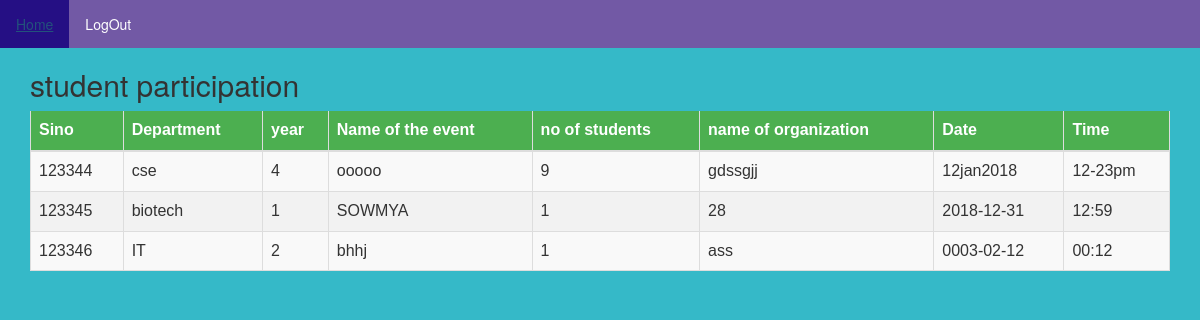
The page /stuview.php on the database its author committed.
### tables this page shows
CREATE TABLE `stu` (
  `stuid` int(100) NOT NULL,
  `department` varchar(100) NOT NULL,
  `year` int(100) NOT NULL,
  `name of the event` varchar(100) NOT NULL,
  `number of student` int(100) NOT NULL,
  `name of organization` varchar(100) NOT NULL,
  `date` varchar(100) NOT NULL,
  `time` varchar(100) NOT NULL
);

### stuview.php (the view, shortened to what this page needs)
<html lang="en">
<head>
  <link rel="stylesheet" href="https://maxcdn.bootstrapcdn.com/bootstrap/3.3.7/css/bootstrap.min.css">
 </head>
 <body>
<ul>
<li><a href="AllViewedit.html">Home</a></li>
<li><a href="logout.php">LogOut</a></li>
</ul>
<div class="container">
  <h2>student participation</h2>
  <table class="table table-striped">
    <thead>
      <tr>
        <th>Sino</th>
        <th>Department</th>
	<th>year</th>
        <th>Name of the event</th>
        <th>no of students</th>
	<th>name of organization</th>
	<th>Date</th>
	<th>Time</th>
      </tr>
    </thead>
    <tbody>
      <tr>
<?php
 include 'db1.php';
$r=mysqli_query($c,"select * from stu");
while ($row=mysqli_fetch_row($r))
{
echo "<td>".$row[0]."</td>";
echo "<td>".$row[1]." </td>";
echo "<td> ".$row[2]."</td>";
echo "<td> ".$row[3]."</td>";
echo "<td> ".$row[4]."</td>";
echo "<td> ".$row[5]."</td>";
echo "<td> ".$row[6]."</td>";
echo "<td> ".$row[7]."</td>";
echo  "</tr>";
}
?>
    </tbody>
  </table>
</div>
</body>
</html>

### stuview.php (style rules this page uses)
body { background: #2db7c6f5; }
ul { list-style-type: none; margin: 0; padding: 0; overflow: hidden; background-color: #893699ba; }
li { float: left; }
li a { display: inline-block; color: white; text-align: center; padding: 14px 16px; text-decoration: none; }
table { font-family: "Trebuchet MS", Arial, Helvetica, sans-serif; border-collapse: collapse; width: 100%; }
td,th { border: 1px solid #ddd; padding: 8px; }
tr { background-color: #f2f2f2; }
th { padding-top: 12px; padding-bottom: 12px; text-align: left; background-color: #4CAF50; color: white; }

### rows shown on the page
stu: stuid "123344", department "cse", year "4", name of the event "ooooo", number of student "9", name of organization "gdssgjj", date "12jan2018", time "12-23pm"
stu: stuid "123345", department "biotech", year "1", name of the event "SOWMYA", number of student "1", name of organization "28", date "2018-12-31", time "12:59"
stu: stuid "123346", department "IT", year "2", name of the event "bhhj", number of student "1", name of organization "ass", date "0003-02-12", time "00:12"
